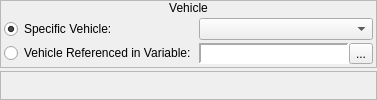
     <widget class="QWidget" name="wVehicle">
      <layout class="QVBoxLayout" name="verticalLayout_58">
       <property name="spacing">
        <number>3</number>
       </property>
       <property name="margin">
        <number>0</number>
       </property>
       <item>
        <widget class="QFrame" name="frame_33">
         <property name="sizePolicy">
          <sizepolicy hsizetype="Preferred" vsizetype="Fixed">
           <horstretch>0</horstretch>
           <verstretch>0</verstretch>
          </sizepolicy>
         </property>
         <property name="frameShape">
          <enum>QFrame::StyledPanel</enum>
         </property>
         <property name="frameShadow">
          <enum>QFrame::Raised</enum>
         </property>
         <layout class="QVBoxLayout" name="verticalLayout_55">
          <property name="spacing">
           <number>0</number>
          </property>
          <property name="margin">
           <number>0</number>
          </property>
          <item>
           <widget class="QLabel" name="label_22">
            <property name="sizePolicy">
             <sizepolicy hsizetype="Preferred" vsizetype="Fixed">
              <horstretch>0</horstretch>
              <verstretch>0</verstretch>
             </sizepolicy>
            </property>
            <property name="text">
             <string>Vehicle</string>
            </property>
            <property name="alignment">
             <set>Qt::AlignCenter</set>
            </property>
           </widget>
          </item>
          <item>
           <widget class="QWidget" name="widget_28" native="true">
            <layout class="QHBoxLayout" name="horizontalLayout_27">
             <property name="spacing">
              <number>3</number>
             </property>
             <property name="margin">
              <number>3</number>
             </property>
             <item>
              <layout class="QVBoxLayout" name="verticalLayout_56">
               <property name="spacing">
                <number>3</number>
               </property>
               <item>
                <widget class="QRadioButton" name="rbSpecificVehicle">
                 <property name="sizePolicy">
                  <sizepolicy hsizetype="Fixed" vsizetype="Fixed">
                   <horstretch>0</horstretch>
                   <verstretch>0</verstretch>
                  </sizepolicy>
                 </property>
                 <property name="text">
                  <string>Specific Vehicle:</string>
                 </property>
                 <property name="checked">
                  <bool>true</bool>
                 </property>
                </widget>
               </item>
               <item>
                <widget class="QRadioButton" name="rbReferencedVehicle">
                 <property name="sizePolicy">
                  <sizepolicy hsizetype="Fixed" vsizetype="Fixed">
                   <horstretch>0</horstretch>
                   <verstretch>0</verstretch>
                  </sizepolicy>
                 </property>
                 <property name="text">
                  <string>Vehicle Referenced in Variable:</string>
                 </property>
                </widget>
               </item>
              </layout>
             </item>
             <item>
              <layout class="QVBoxLayout" name="verticalLayout_57">
               <property name="spacing">
                <number>3</number>
               </property>
               <item>
                <widget class="QComboBox" name="cboxVehicles"/>
               </item>
               <item>
                <widget class="QWidget" name="wVehicleVariable" native="true">
                 <layout class="QHBoxLayout" name="horizontalLayout_47">
                  <property name="spacing">
                   <number>0</number>
                  </property>
                  <property name="margin">
                   <number>0</number>
                  </property>
                  <item>
                   <widget class="QLabel" name="lblVehicleVariable">
                    <property name="sizePolicy">
                     <sizepolicy hsizetype="Preferred" vsizetype="Preferred">
                      <horstretch>0</horstretch>
                      <verstretch>0</verstretch>
                     </sizepolicy>
                    </property>
                    <property name="minimumSize">
                     <size>
                      <width>150</width>
                      <height>0</height>
                     </size>
                    </property>
                    <property name="font">
                     <font>
                      <family>Monospace</family>
                     </font>
                    </property>
                    <property name="styleSheet">
                     <string notr="true">background-color: palette(base);</string>
                    </property>
                    <property name="frameShape">
                     <enum>QFrame::Panel</enum>
                    </property>
                    <property name="frameShadow">
                     <enum>QFrame::Sunken</enum>
                    </property>
                    <property name="lineWidth">
                     <number>2</number>
                    </property>
                    <property name="text">
                     <string/>
                    </property>
                   </widget>
                  </item>
                  <item>
                   <widget class="QToolButton" name="bBrowseVehicleVariables">
                    <property name="text">
                     <string>...</string>
                    </property>
                    <property name="icon">
                     <iconset resource="gui_icons.qrc">
                      <normaloff>:/icons/fileopen.png</normaloff>:/icons/fileopen.png</iconset>
                    </property>
                   </widget>
                  </item>
                 </layout>
                </widget>
               </item>
              </layout>
             </item>
            </layout>
           </widget>
          </item>
         </layout>
        </widget>
       </item>
       <item>
        <widget class="QFrame" name="frame_57">
         <property name="frameShape">
          <enum>QFrame::StyledPanel</enum>
         </property>
         <property name="frameShadow">
          <enum>QFrame::Raised</enum>
         </property>
        </widget>
       </item>
      </layout>
     </widget>
